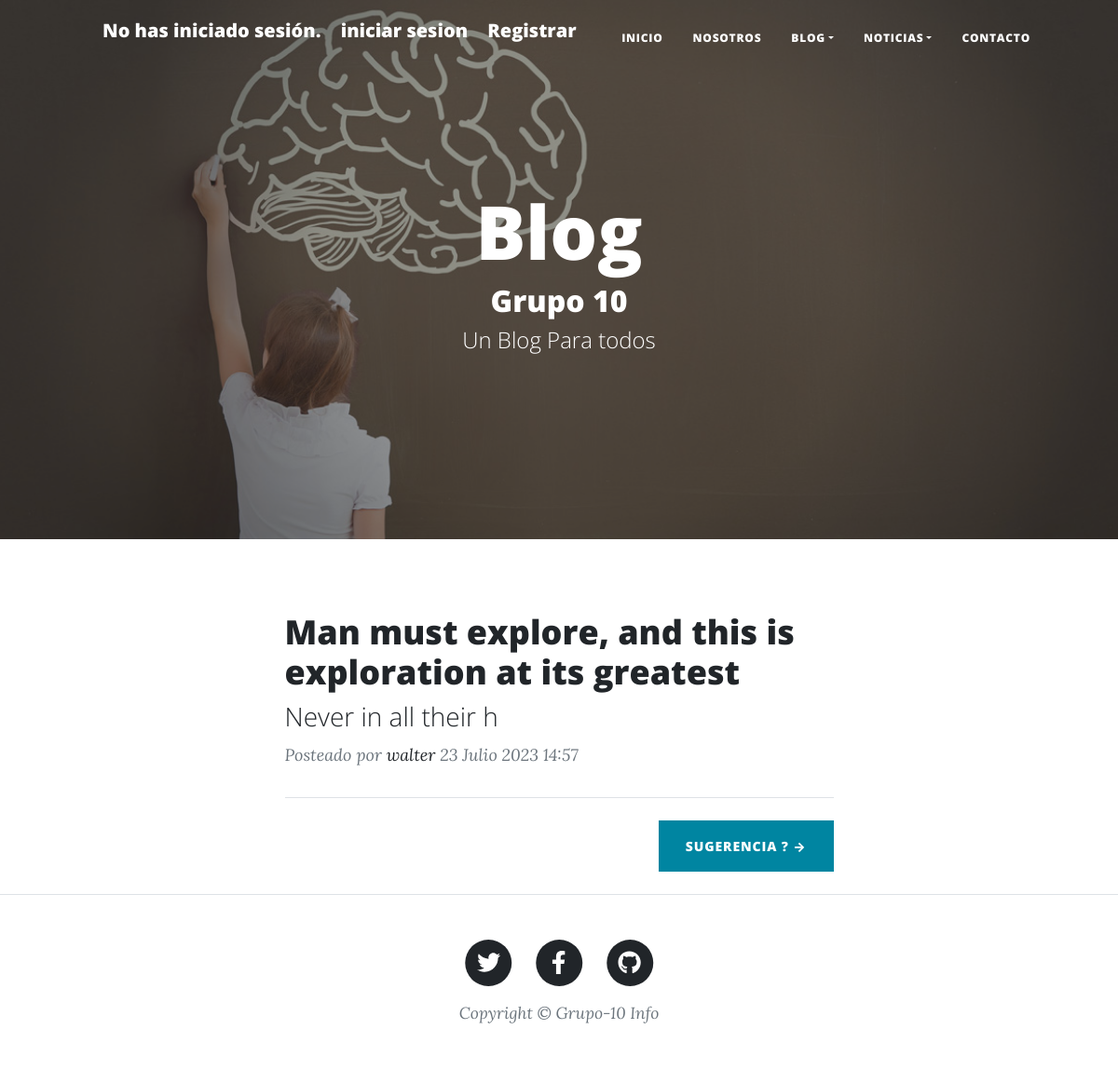
/blogpost/, run on an earlier commit of the app's database.
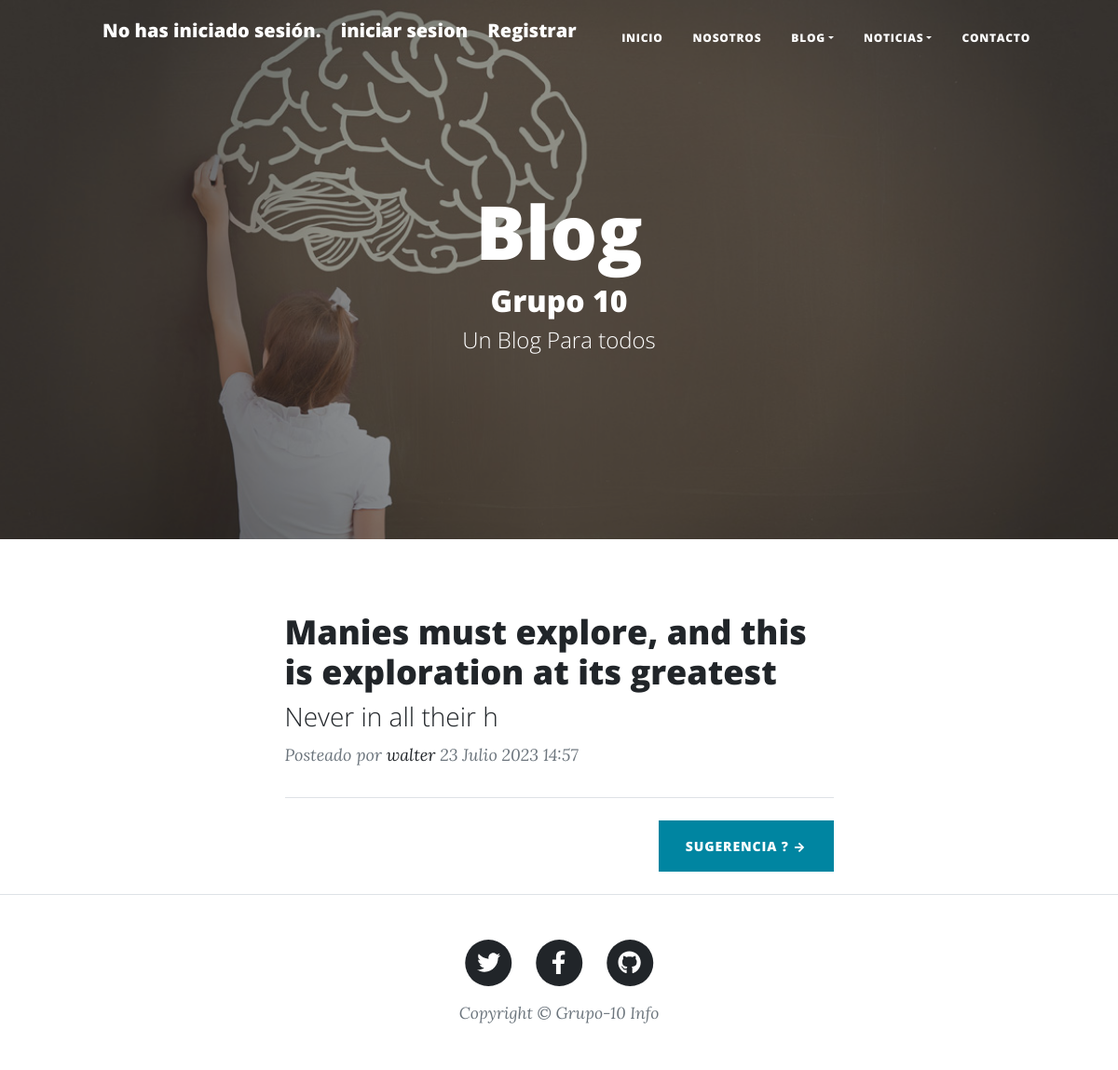
And on a later commit of the database.
### apps/blogpost/models.py (models this page shows, shortened)
class Post(models.Model):
    titulo = models.CharField(max_length=255)
    subtituloGenral = models.CharField(max_length=255, null=True)
    autor = models.ForeignKey(settings.AUTH_USER_MODEL, on_delete=models.CASCADE)
    cuerpo=models.TextField()
    slug = models.SlugField()
    fechaCreado= models.DateTimeField(auto_now_add=True,null=True)
    titulo2 = models.CharField(max_length=255, null=True)
    subtituloGenral2 = models.CharField(max_length=255, null=True)
    cuerpo2 = models.TextField( null=True)
    imagen1 = models.ImageField(upload_to='blogpost/', null=True)
    imagen2 = models.ImageField(upload_to='blogpost/', null=True)
    pieDeFoto = models.CharField(max_length=255,null=True)
    pieDePosteo=models.TextField(null=True)

### apps/usuarios/models.py (models this page shows)
class Usuario(AbstractUser):
    pass

### apps/blogpost/views.py (the view)
# urls.py: path('',views.inicio,name='inicio'),
def inicio(request):
    contexto = {}
    post= Post.objects.all()
    titulo_busqueda = request.GET.get('busqueda_titulo')
    if titulo_busqueda:
        post = post.filter(titulo__icontains=titulo_busqueda)
    post = post.order_by('-fechaCreado')
    paginator = Paginator(post, 3)
    page_number = request.GET.get('page')
    post_paginadas = paginator.get_page(page_number)
    contexto['posteos'] = post_paginadas
    return render(request, 'blogpost/inicio.html', contexto)

### blog/contexto_processo.py (called while the page is built)
def logged_in_user(request):
    return {'logged_in_user': request.user}

### templates/blogpost/inicio.html (shortened to what this page needs)
{%extends 'base2.html' %}
{% load static %}
{%block head %}
<header class="masthead" style="background-image:  url('{% static "image/fondo_Blog.jpg" %}')">
    <div class="container position-relative px-4 px-lg-5">
        <div class="row gx-4 gx-lg-5 justify-content-center">
            <div class="col-md-10 col-lg-8 col-xl-7">
                <div class="site-heading">
                    <h1>Blog</h1>
                    <h2>Grupo 10</h2>
                    <span class="subheading">Un Blog Para todos</span>
                </div>
            </div>
        </div>
    </div>
</header>
{% endblock head%}
 {% block contenido %}
   <div class="container px-4 px-lg-5">
    <div class="row gx-4 gx-lg-5 justify-content-center">
        <div class="col-md-10 col-lg-8 col-xl-7">
            {% for cadaPost in posteos %}
            <div class="post-preview">
                <a href="{% url 'blogpost:detalle' cadaPost.id %}">
                    <h2 class="post-title">{{cadaPost.titulo}}</h2>
                    <h3 class="post-subtitle">{{cadaPost.cuerpo |slice:"20" }}</h3>
                </a>
                <p class="post-meta">
                    Posteado por
                    <a href="#!">{{cadaPost.autor}}</a>
                    {{cadaPost.fechaCreado}}
                </p>
            </div>
            {% endfor %}
            <hr class="my-4" />
            <div class="d-flex justify-content-end mb-4"><a class="btn btn-primary text-uppercase" href="contacto">Sugerencia ?  →</a></div>
        </div>
    </div>
</div>
{% endblock contenido %}

What changed in the data, as far as the page shows it:
changed Post "Never in all their h": titulo "Man must explore, and this is exploration at its greatest" → "Manies must explore, and this is exploration at its greatest"
